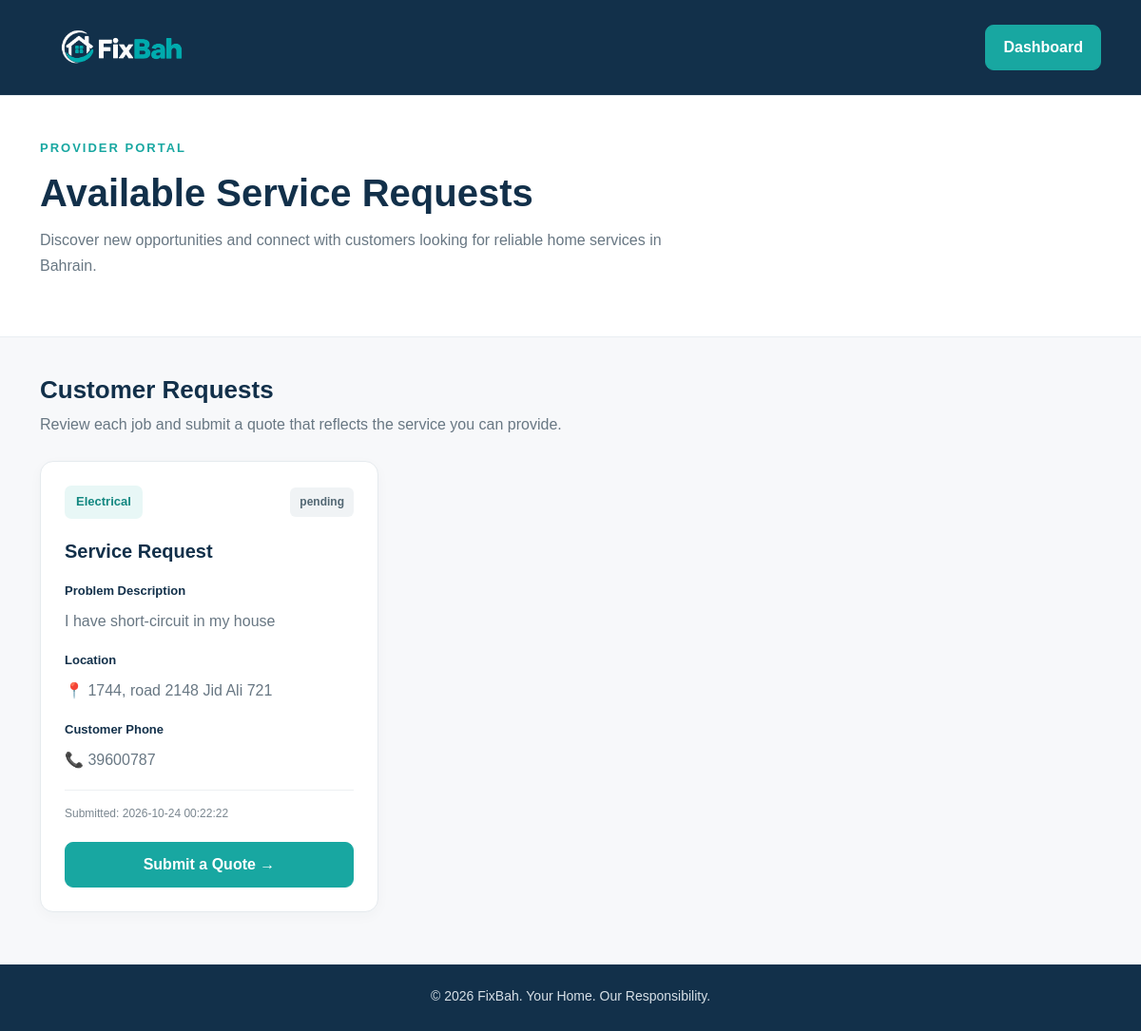
The app's page /provider-requests (signed in) with its own data.
### tables this page shows
CREATE TABLE service_requests (
    id INTEGER PRIMARY KEY AUTOINCREMENT,
    customer_id INTEGER NOT NULL,
    category_id INTEGER NOT NULL,
    description TEXT NOT NULL,
    location TEXT NOT NULL,
    status TEXT NOT NULL DEFAULT 'open',
    created_at DATETIME DEFAULT CURRENT_TIMESTAMP, customer_phone TEXT,
    FOREIGN KEY (customer_id) REFERENCES users(id),
    FOREIGN KEY (category_id) REFERENCES categories(id)
);

CREATE TABLE categories (
    id INTEGER PRIMARY KEY AUTOINCREMENT,
    name TEXT UNIQUE NOT NULL,
    description TEXT
);

### app.py (the view)
@app.route("/provider-requests")
def provider_requests():
    if "user_id" not in session:
        return redirect(url_for("login"))
    if session.get("role") != "provider":
        return redirect(url_for("dashboard"))
    db = get_db_connection()
    requests_list = db.execute("""
        SELECT
            service_requests.id,
            categories.name AS category_name,
            service_requests.description,
            service_requests.location,
            service_requests.customer_phone,
            service_requests.status,
            service_requests.created_at
        FROM service_requests
        JOIN categories
            ON service_requests.category_id = categories.id
        WHERE service_requests.status = 'pending'
        ORDER BY service_requests.id DESC
    """).fetchall()
    db.close()
    return render_template(
        "provider_requests.html",
        requests_list=requests_list
    )

### database.py (called while the page is built)
def get_db_connection():
    db = sqlite3.connect(DATABASE)
    db.row_factory = sqlite3.Row
    db.execute("PRAGMA foreign_keys = ON")
    return db

### templates/provider_requests.html (shortened to what this page needs)
<!DOCTYPE html>
<html lang="en">
<head>
    <link
        href="https://cdn.jsdelivr.net/npm/bootstrap@5.3.3/dist/css/bootstrap.min.css"
        rel="stylesheet"
    >
    <link
        rel="stylesheet"
        href="{{ url_for('static', filename='css/style.css') }}"
    >
</head>
<body class="jobs-page">
    <nav class="navbar navbar-dark dashboard-navbar">
        <div class="container">
            <a class="navbar-brand d-flex align-items-center" href="{{ url_for('home') }}">
                <img
                    src="{{ url_for('static', filename='images/fixbah-logo.png') }}"
                    alt="FixBah logo"
                    class="fixbah-logo"
                >
            </a>
            <a href="{{ url_for('provider_dashboard') }}"
               class="btn btn-primary-brand">
                Dashboard
            </a>
        </div>
    </nav>
    <section class="jobs-header">
        <div class="container">
            <p class="dashboard-label">PROVIDER PORTAL</p>
            <h1>Available Service Requests</h1>
            <p>
                Discover new opportunities and connect with customers
                looking for reliable home services in Bahrain.
            </p>
        </div>
    </section>
    <main class="container jobs-content">
        <div class="jobs-section-heading">
            <h2>Customer Requests</h2>
            <p>
                Review each job and submit a quote that reflects
                the service you can provide.
            </p>
        </div>
        {% if requests_list %}
            <div class="row g-4">
                {% for item in requests_list %}
                    <div class="col-md-6 col-lg-4">
                        <article class="job-card h-100">
                            <div class="job-card-top">
                                <span class="job-category">
                                    {{ item.category_name }}
                                </span>
                                <span class="job-status">
                                    {{ item.status }}
                                </span>
                            </div>
                            <h3 class="job-title">
                                Service Request
                            </h3>
                            <div class="job-detail">
                                <span class="job-detail-label">
                                    Problem Description
                                </span>
                                <p>{{ item.description }}</p>
                            </div>
                            <div class="job-detail">
                                <span class="job-detail-label">
                                    Location
                                </span>
                                <p>
                                    📍 {{ item.location }}
                                </p>
                            </div>
                            <div class="job-detail">
                                <span class="job-detail-label">
                                    Customer Phone
                                </span>
                                <p>
                                    {% if item.customer_phone %}
                                        <a href="tel:{{ item.customer_phone }}" class="customer-phone-link">
                                            📞 {{ item.customer_phone }}
                                        </a>
                                    {% else %}
                                        Not provided
                                    {% endif %}
                                </p>
                            </div>
                            <div class="job-date">
                                Submitted:
                                {{ item.created_at or "Not available" }}
                            </div>
                            <div class="job-card-footer">
                                <a
                                    href="{{ url_for('submit_quote', request_id=item.id) }}"
                                    class="btn btn-primary-brand w-100"
                                >
                                    Submit a Quote &rarr;
                                </a>
                            </div>
                        </article>
                    </div>
                {% endfor %}
            </div>
        {% endif %}
    </main>
    <footer class="dashboard-footer">
        <div class="container text-center">
            <p>
                © 2026 FixBah. Your Home. Our Responsibility.
            </p>
        </div>
    </footer>
</body>
</html>

### static/css/style.css (style rules this page uses)
:root { --navy: #12304A; --navy-dark: #0B2235; --teal: #18A7A1; --teal-dark: #138A85; --light: #F7F8FA; --white: #FFFFFF; --text: #263746; --muted: #6B7B89; --border: #E5EBF0; }
* { box-sizing: border-box; }
html { scroll-behavior: smooth; scroll-padding-top: 90px; }
body { margin: 0; background: var(--white); color: var(--text); font-family: Arial, Helvetica, sans-serif; line-height: 1.6; }
a { text-decoration: none; }
.navbar { background-color: #12304A; padding: 16px 0; border-bottom: 1px solid var(--border); }
.navbar-brand { font-size: 2rem; font-weight: 800; letter-spacing: -1.5px; }
.btn { border-radius: 8px; font-weight: 700; transition: background-color 0.2s, color 0.2s, border-color 0.2s, transform 0.2s; }
.btn-primary-brand { display: inline-flex; align-items: center; justify-content: center; gap: 10px; background: var(--teal); border: 1px solid var(--teal); color: var(--white); padding: 12px 23px; }
.btn-primary-brand { background: #18A7A1; border: 1px solid #18A7A1; color: #FFFFFF; font-weight: 600; padding: 11px 18px; border-radius: 8px; transition: 0.2s ease; }
.dashboard-navbar { background: #12304A; padding: 15px 0; }
.dashboard-label { color: #18A7A1; font-size: 13px; font-weight: 700; letter-spacing: 2px; margin-bottom: 12px; }
.dashboard-footer { background: #12304A; color: #FFFFFF; padding: 22px 0 10px; }
.dashboard-footer p { font-size: 14px; color: #D7E0E7; }
.jobs-page { min-height: 100vh; background: #F7F8FA; }
.jobs-header { background: #FFFFFF; padding: 45px 0; border-bottom: 1px solid #E9EEF2; }
.jobs-header h1 { color: #12304A; font-size: clamp(28px, 4vw, 40px); font-weight: 800; margin-bottom: 12px; }
.jobs-header > .container > p:not(.dashboard-label) { color: #687783; font-size: 16px; line-height: 1.7; max-width: 700px; }
.jobs-content { padding-top: 40px; padding-bottom: 55px; }
.jobs-section-heading { margin-bottom: 25px; }
.jobs-section-heading h2 { color: #12304A; font-size: 26px; font-weight: 750; }
.jobs-section-heading p { color: #687783; }
.job-card { display: flex; flex-direction: column; padding: 25px; background: #FFFFFF; border: 1px solid #E5EAEE; border-radius: 14px; box-shadow: 0 4px 14px rgba(18, 48, 74, 0.03); transition: transform 0.2s ease, box-shadow 0.2s ease; }
.job-card-top { display: flex; flex-wrap: wrap; align-items: center; justify-content: space-between; gap: 10px; margin-bottom: 22px; }
.job-category { color: #128780; background: #E8F7F6; padding: 7px 12px; border-radius: 7px; font-size: 13px; font-weight: 700; }
.job-status { color: #526773; background: #F0F3F5; padding: 6px 10px; border-radius: 6px; font-size: 12px; font-weight: 600; }
.job-title { color: #12304A; font-size: 20px; font-weight: 750; margin-bottom: 20px; }
.job-detail { margin-bottom: 18px; }
.job-detail-label { display: block; color: #12304A; font-size: 13px; font-weight: 700; margin-bottom: 7px; }
.job-detail p { color: #687783; line-height: 1.7; margin-bottom: 0; overflow-wrap: anywhere; }
.job-date { color: #7B8790; font-size: 12px; margin-top: auto; padding-top: 15px; border-top: 1px solid #EDF0F2; }
.job-card-footer { margin-top: 20px; }
.btn-primary-brand { background: #18A7A1; border: 1px solid #18A7A1; color: #FFFFFF; }
.btn-primary-brand { background: #18A7A1; border: 1px solid #18A7A1; color: #FFFFFF; font-weight: 700; border-radius: 9px; }
.fixbah-logo { width: 170px; height: 60px; object-fit: contain; }
.customer-phone-link { color: inherit; font: inherit; text-decoration: none; }

### records on screen
service_requests: category_name "Electrical", status "pending", description "I have short-circuit in my house", location "1744, road 2148 Jid Ali 721", customer_phone "39600787", created_at "2026-10-24 00:22:22"
